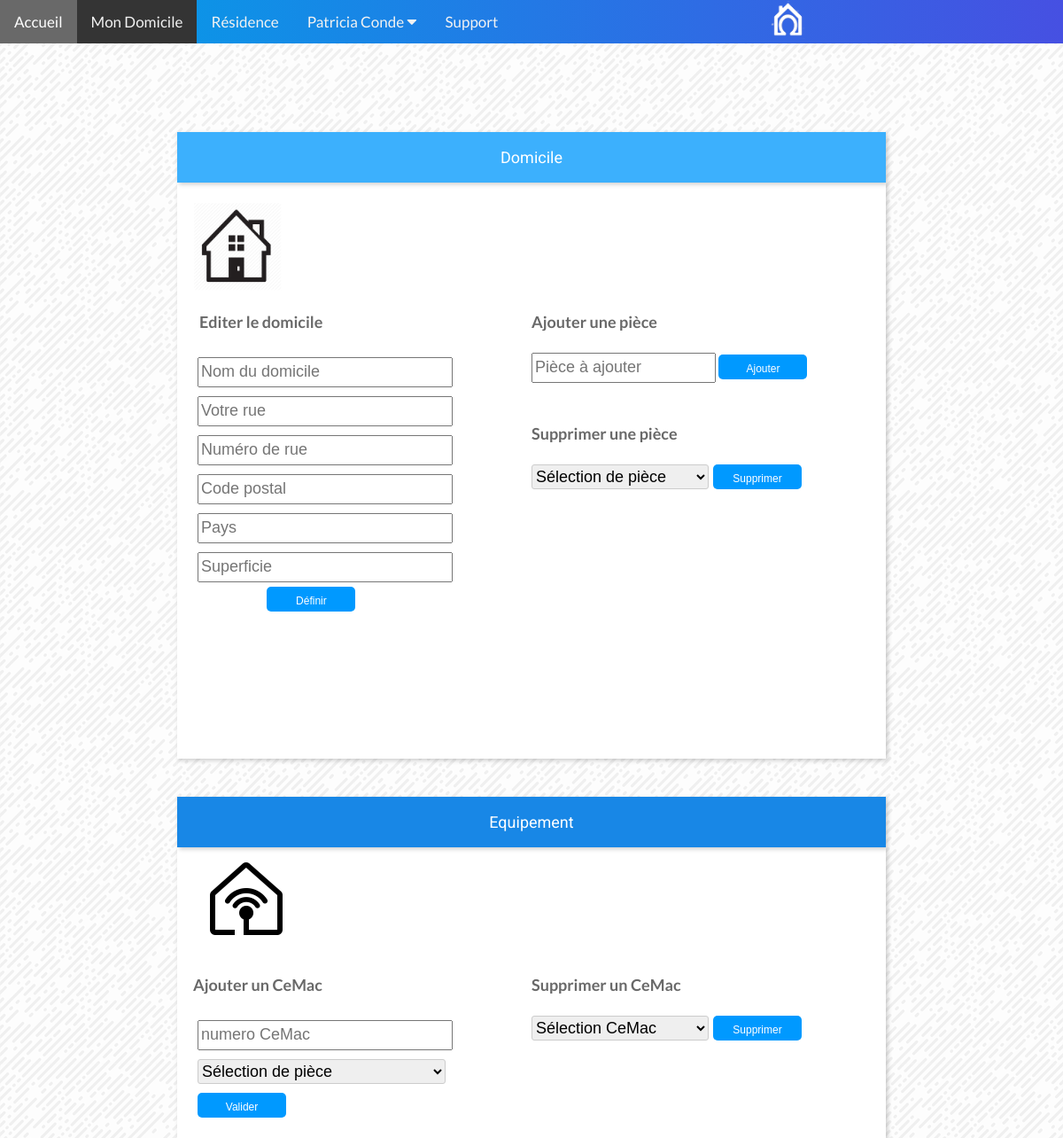
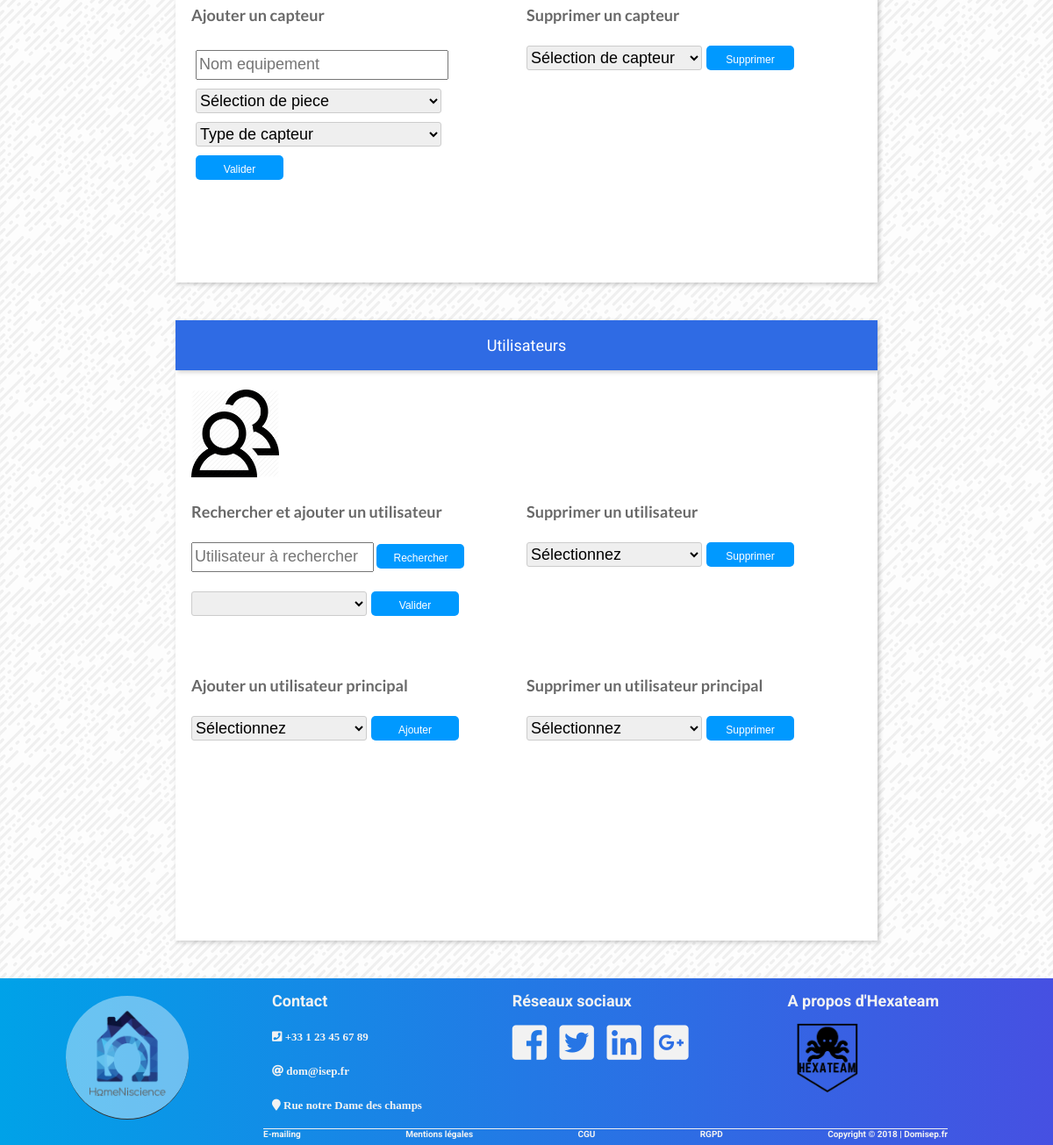
Page /page/domicile/index.php (signed in) on the earlier database version (2 pictures, top to bottom).
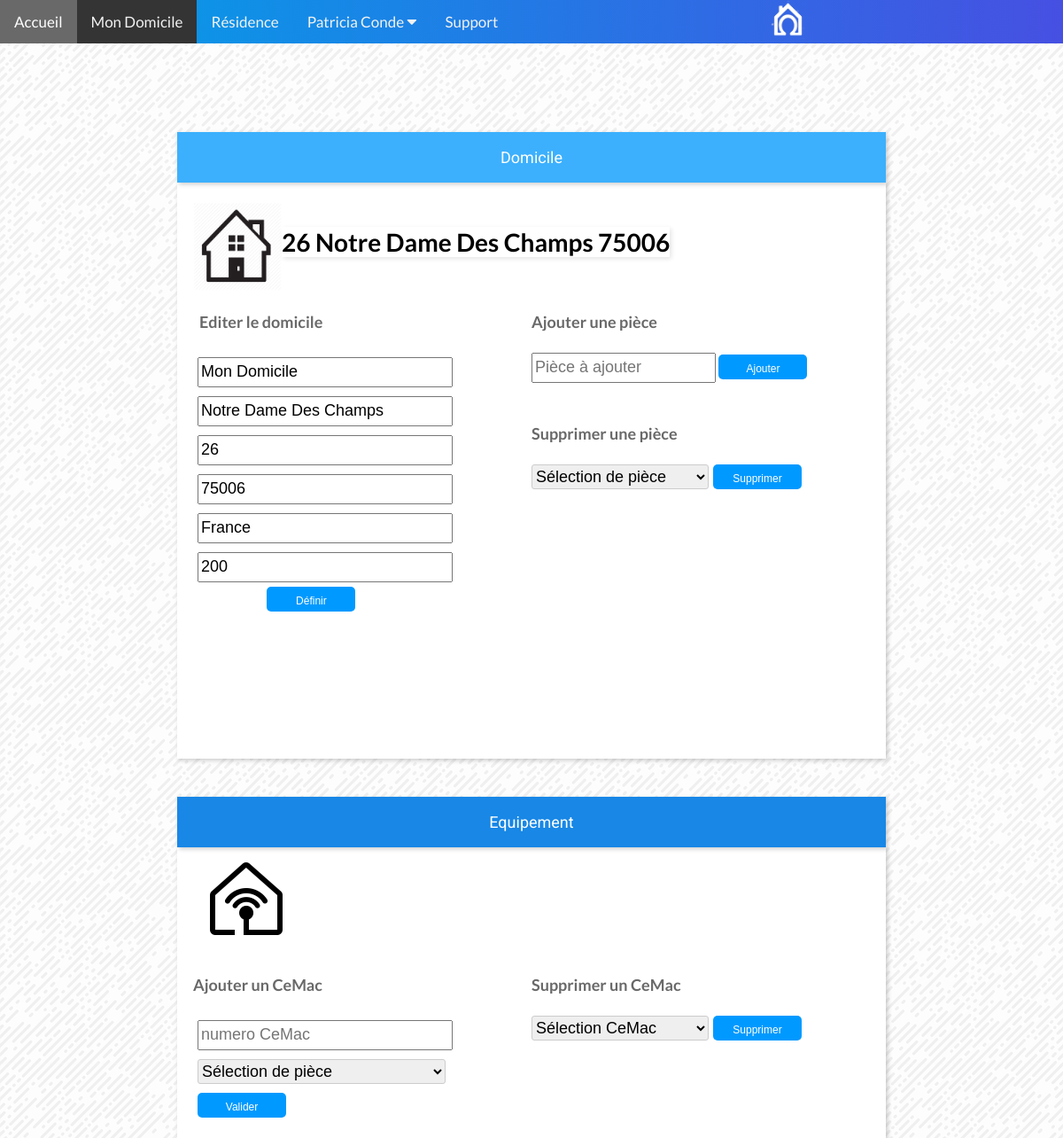
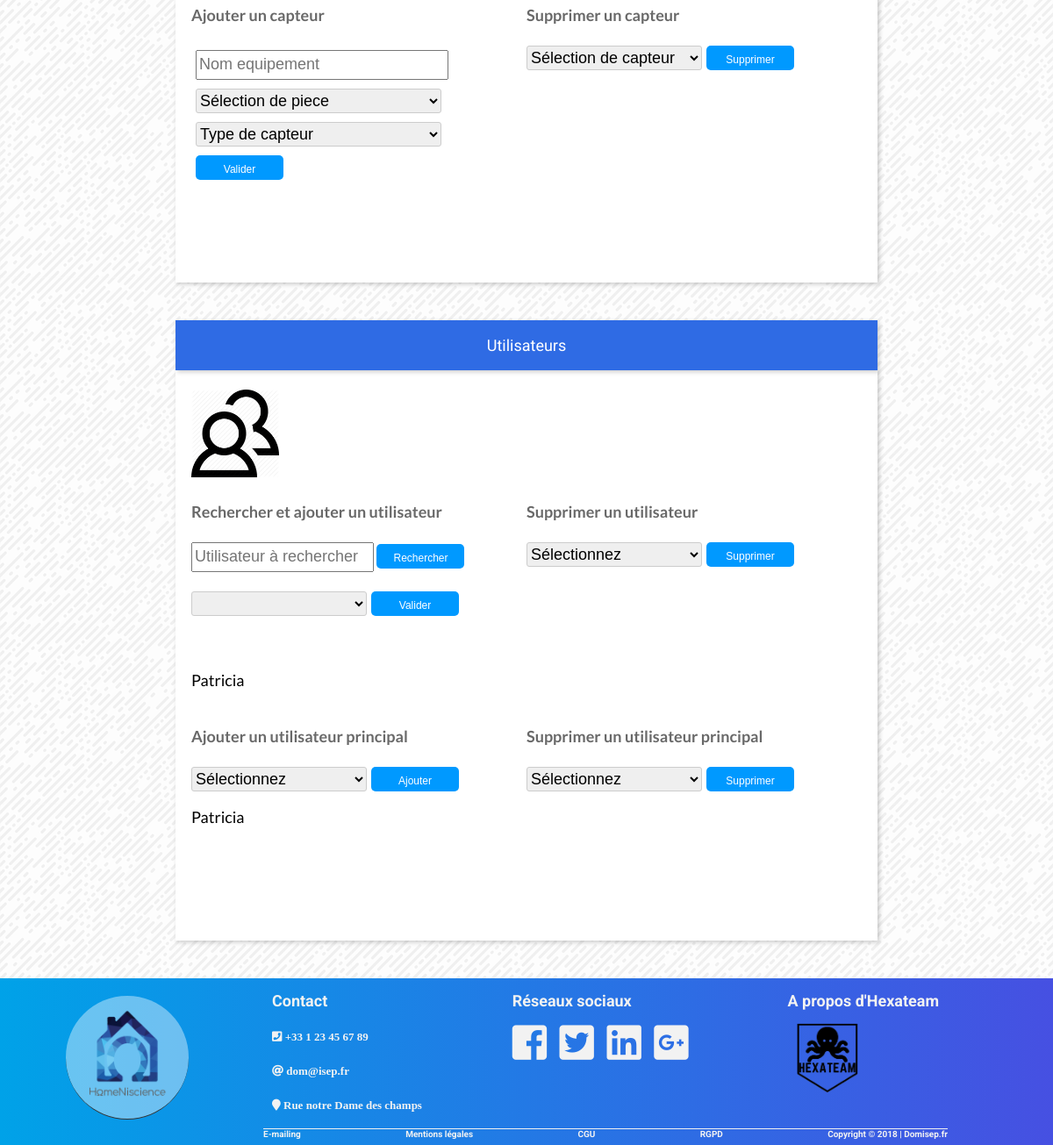
Same page on the later database version (2 pictures, top to bottom).
### tables this page shows
CREATE TABLE IF NOT EXISTS `utilisateur` (
  `ID` int(11) NOT NULL AUTO_INCREMENT,
  `ID_domicile` int(11) NOT NULL,
  `email` varchar(50) NOT NULL,
  `mot_de_passe` varchar(60) NOT NULL,
  `nom` varchar(50) NOT NULL,
  `prenom` varchar(50) NOT NULL,
  `adresse` varchar(50) NOT NULL,
  `numero_fixe` varchar(50) NOT NULL,
  `numero_mobile` varchar(50) NOT NULL,
  `ID_type_utilisateur` int(11) NOT NULL,
  `ID_langue` int(11) NOT NULL,
  `image` varchar(50) NOT NULL,
  `ID_theme` int(11) NOT NULL,
  `ID_mode_paiement` int(11) NOT NULL,
  PRIMARY KEY (`ID`)
);

CREATE TABLE IF NOT EXISTS `domicile` (
  `ID` int(11) NOT NULL AUTO_INCREMENT,
  `ID_utilisateur_principal` int(11) NOT NULL,
  `nom` varchar(50) NOT NULL,
  `nombre_pieces` int(11) NOT NULL,
  `superficie` int(11) NOT NULL,
  `ID_type_habitation` int(11) NOT NULL,
  `numero_habitation` char(5) NOT NULL,
  `rue` varchar(50) NOT NULL,
  `code_postal` char(5) NOT NULL,
  `pays` varchar(50) NOT NULL,
  `ID_confidentialite` int(11) NOT NULL,
  `ID_gestionnaire` int(11) NOT NULL,
  `consommation` int(11) DEFAULT '0',
  PRIMARY KEY (`ID`)
);

### page/domicile/index.php (called while the page is built, shortened)
<?php
if(!isset($_SESSION)){
  $ID_utilisateur_principal=$_SESSION['ID'];
}
require('../../connexion_bdd.php');
require('domicile-model.php');
try {
    $ID_domicile=ID_domicile2($ID_utilisateur_principal);
    $domicile = Afficher_domicile($ID_domicile);
    $kay=Verification_domicile($ID_domicile);
    $reponse_utilisateurs = Afficher_utilisateur($ID_domicile);
    $reponse_utilisateurs2 = Afficher_utilisateur_principal($ID_domicile);
  require('domicile.php');
}catch (Exception $e) {
  echo 'Erreur : '.$e->getMessage();
}

### page/domicile/domicile-model.php (called while the page is built, shortened)
<?php
function Verification_domicile($ID_domicile)
{
    global $bdd;
    $domicile = $bdd->query("SELECT nom,numero_habitation,rue,code_postal,superficie,pays FROM domicile WHERE ID= $ID_domicile ORDER BY ID");
    $rue=$domicile->fetch();
    return $rue['rue'];
}
function ID_domicile2($ID_SESSION)
{
    global $bdd;
    $ID = $bdd->query("SELECT ID_domicile FROM utilisateur WHERE ID=$ID_SESSION");
    $ID_domicile=$ID->fetch();
    if ($ID_domicile>0){
        return $ID_domicile['ID_domicile'];
    }
    else{
        $ID_domicile=0;
        return $ID_domicile;
    }
}
function Afficher_domicile($ID_domicile)
{
    global $bdd;
    $domicile = $bdd->query("SELECT nom,numero_habitation,rue,code_postal,superficie,pays FROM domicile WHERE ID= $ID_domicile ORDER BY ID");
    return $domicile;
}
function Afficher_utilisateur($ID_domicile)
{
    global $bdd;
    $reponse_ajout = $bdd->query("SELECT prenom,ID FROM utilisateur WHERE ID_domicile=$ID_domicile AND ID_domicile>0  ");
    return $reponse_ajout;
}
function Afficher_utilisateur_principal($ID_domicile)
{
    global $bdd;
    $reponse_utilisateurs = $bdd->query("SELECT ID,prenom FROM utilisateur WHERE ID_domicile=$ID_domicile AND ID_type_utilisateur=2 AND ID_domicile>0 ORDER BY ID");
    return $reponse_utilisateurs;
}

### page/domicile/ajout_capteur.php (the view, shortened to what the changed rows need)
<!DOCTYPE html>
<html>
<head>
    <link rel="stylesheet" href="ajout.css" />
</head>
<body>
</body>

### page/header.php (shortened to what the changed rows need)
<?php
try {
  $bdd = new PDO('mysql:host=localhost;dbname=homeniscience;charset=utf8', 'root', '');
} catch (Exception $e) {
  die('Erreur : '.$e->getMessage());
}
function getNom() {
  global $bdd;
  $get = $bdd->prepare('SELECT prenom, nom FROM utilisateur WHERE ID = ?');
  $get->execute(array($_SESSION['ID']));
  return $get;
}
$name = getNom()->fetch();?>
<!DOCTYPE html>
<html>
<head>
  <link rel="stylesheet" href="https://use.fontawesome.com/releases/v5.0.13/css/all.css">
</head>
<body>
  <div class="topnav" id="myTopnav">
    <a id="accueil" href="/homeniscience/page/accueil/index.php">Accueil</a>
    <a id="domicile" href="/homeniscience/page/domicile/">Mon Domicile</a>
    <a id="residence" href="/homeniscience/page/gestionnaire/controller">Résidence</a>
    <div class="dropdown">
      <button class="dropbtn"><?php echo $name['prenom'].' '.$name['nom']; ?>
        <i class="fa fa-caret-down"></i>
      </button>
    </div>
    <a id="support" href="/homeniscience/page/support">Support</a>
    <img class="imgheader" src="/homeniscience/page/support/header_logo.png" alt="">
  </div>
</body>
</html>

### page/domicile/Ajout-domicile.php (shortened to what the changed rows need)
<!DOCTYPE html>
<html>
<head>
    <link rel="stylesheet" href="ajout.css">
</head>
<div>
<br>
<div style="display:flex;flex-wrap: nowrap">
<div style="display: inline-block">
<?php
$rue='';
$nom='';
$num='';
$pays='';
$cpost='';
$super='';
while ($dom = $domicile->fetch()){
    ?>
    <h3 style="box-shadow: 2px 2px 5px rgba(0, 0, 0, .1); font-size: 28px ">
        <?php echo  ' ', $dom['numero_habitation'],' ', $dom['rue'],' ', $dom['code_postal']; ?></h3>
    <?php
    $rue=$dom['rue'];
    $nom=$dom['nom'];
    $num=$dom['numero_habitation'];
    $pays=$dom['pays'];
    $cpost=$dom['code_postal'];
    $super=$dom['superficie'];
}
?>
</div>
</div>
    <article>
        <div class="formulaire">
            <form class="deff_domicile" method="post">
            <h4>&nbsp Editer le domicile</h4>
        <input type="text" id="name" name="nom" placeholder="Nom du domicile "  <?php if(strlen( $nom )>1){ echo 'value="',$nom,'"'; }?>" style="width: 280px;  margin: 5px " >
        <input type="text" id="adresse" name="rue" placeholder="Votre rue" <?php if(strlen( $nom )>1){ echo 'value="',$rue,'"';} ?>" style="width: 280px;  margin: 5px">
        <input type="text" id="num" name="num" placeholder="Numéro de rue" <?php if(strlen( $nom )>1){ echo 'value="',$num,'"';} ?>" style="width: 280px;  margin: 5px">
        <input type="text" id="cpost" name="post" placeholder="Code postal" <?php if(strlen( $nom )>1){ echo 'value="',$cpost,'"';} ?>" style="width: 280px;  margin: 5px">
        <input type="text" id="pays" name="pays" placeholder="Pays" <?php if(strlen( $nom )>1){ echo 'value="',$pays,'"';} ?>" style="width: 280px;  margin: 5px">
        <input type="text" id="superficie" name="size" placeholder="Superficie " <?php if(strlen( $nom )>1){ echo 'value="',$super,'"';} ?>" style="width: 280px;  margin: 5px" >
        <br>
                &nbsp  &nbsp &nbsp&nbsp  &nbsp &nbsp &nbsp &nbsp &nbsp &nbsp &nbsp &nbsp &nbsp<input class="boutton" type="submit" name="ajouter" value="Définir" >
    </form>
</div>
        </article>
    <br>
</div>
</html>

### page/domicile/ajout_utilisateur.php (shortened to what the changed rows need)
<!DOCTYPE html>
<html>
<head>
    <link rel="stylesheet" href="ajout.css">
</head>
<body>
<br>
<img src="usericone.png" style="height: 100px;width: 100px; display:inline-block">
<article>
<div class="formulaire">
    <br>
</div>
<div class="formulaire">
</div>
</article>
    <br>
    <br>
        <?php
        while ($utilisateurs = $reponse_utilisateurs->fetch()){
            ?>
            <p style="/*box-shadow: 2px 2px 5px rgba(0, 0, 0, .1);*/" ><?php echo $utilisateurs['prenom']; ?></p>
            <?php
        }
        ?>
<article>
    <div class="formulaire">
    </div>
    <div class="formulaire">
    </div>
</article>
<?php
while ($utilisateurs = $reponse_utilisateurs2->fetch()){
    ?>
    <p style="/*box-shadow: 2px 2px 5px rgba(0, 0, 0, .1);*/" ><?php echo $utilisateurs['prenom']; ?></p>
    <?php
}
?>
</body>

Differences in the rows shown:
now on one of the page's lists (row edited): utilisateur: prenom "Patricia"
added domicile: numero_habitation "26", rue "Notre Dame Des Champs", code_postal "75006", nom "Mon Domicile", num "26", post "75006", pays "France", size "200"
